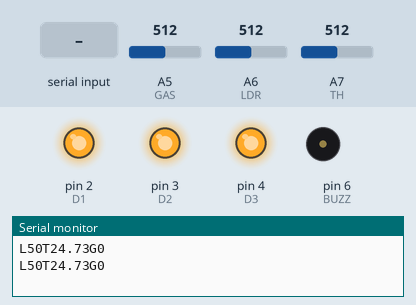
Bench run of a sketch on a simulated Arduino Nano, built with avr-gcc and run on an emulated ATmega328P. Shown: output pins drawn as LEDs (lit = HIGH), buzzer (waves = sounding, pin HIGH), the last lines printed to the serial monitor. Inputs (shaded band) come from the test bench; at power-on: A5 (GAS) = 512, A6 (LDR) = 512, A7 (TH) = 512. Pins used as bus, display or sensor lines are not drawn.

Above: at 1.2 s.
1.3 s: A5 (GAS) set to 925
4.2 s: A5 (GAS) set to 952
At 7.2 s:
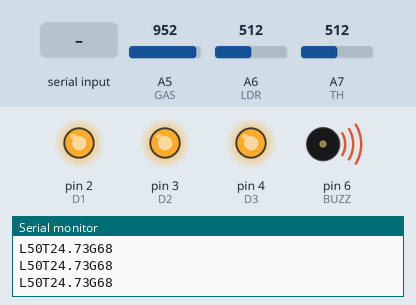
7.5 s: "1" received over Serial
At 9.1 s:
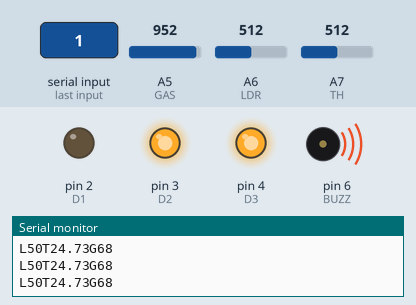
9.5 s: "2" received over Serial
At 10.7 s:
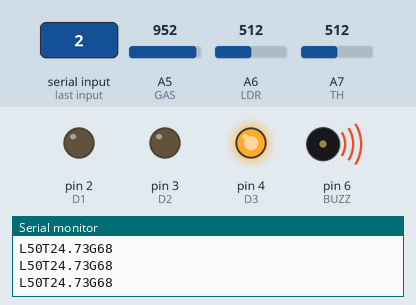
11.5 s: "3" received over Serial
At 12.3 s:
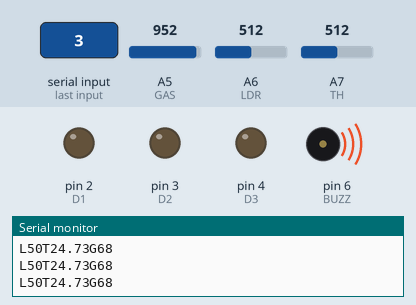
13.5 s: A5 (GAS) set to 900
At 15.9 s:
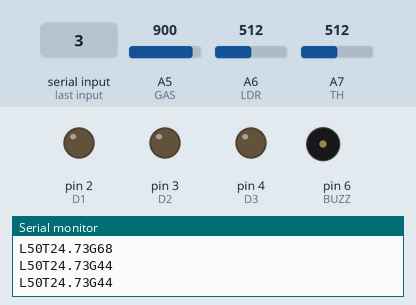
Timing chart, 0 to 17.4 s (numbered marks = the images above; inputs shaded):
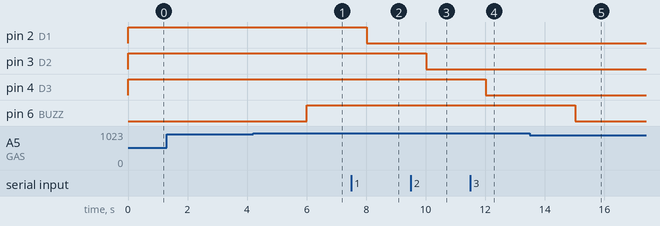

The sketch:

Nano_33_Home_Automation.ino
```cpp
#define D1 2
#define D2 3
#define D3 4
#define D4 5

#define BUZZ 6
#define LDR A6
#define TH A7
#define GAS A5

int Vo;
float R1 = 10000;
float logR2, R2, T;
float c1 = 1.009249522e-03, c2 = 2.378405444e-04, c3 = 2.019202697e-07;

int td1=1,td2=1,td3=1,td4=1;
int flag=0;


void setup() {
  pinMode(D1,OUTPUT);
  pinMode(D2,OUTPUT);
  pinMode(D3,OUTPUT);
  pinMode(D4,OUTPUT);

  pinMode(BUZZ,OUTPUT);
  pinMode(LDR,INPUT);
  pinMode(TH,INPUT);
  pinMode(GAS,INPUT);
  Serial.begin(9600);
  digitalWrite(BUZZ, LOW);
  digitalWrite(D1, td1);
  digitalWrite(D2, td2);
  digitalWrite(D3, td3);
  digitalWrite(D4, td4);

}


void loop() {
  int ldr=analogRead(LDR);
  ldr=map(ldr,0,1023,0,100);
  Vo = analogRead(TH);
  R2 = R1 * (1023.0 / (float)Vo - 1.0);
  logR2 = log(R2);
  T = (1.0 / (c1 + c2*logR2 + c3*logR2*logR2*logR2));
  T = T - 273.15;
  int gas=analogRead(GAS);
  gas=map(gas,800,1023,0,100);
  if(gas<0){gas=0;}
   if (Serial.available()) {
     char Val = (char)Serial.read();

     if (Val>=49 && Val<=53)
     {
       if (flag!=Val){
           flag=Val;
       if (Val==49)
         {td1=!td1;}
        if (Val==50)
         {td2=!td2;}
        if (Val==51)
         {td3=!td3;}
        if (Val==52)
        {td4=!td4;}
        if (Val==53)
        {td1=1;td2=1;td3=1;td4=1;}

        digitalWrite(D1, td1);
        digitalWrite(D2, td2);
        digitalWrite(D3, td3);
        digitalWrite(D4, td4);
       }
     }
   }

  Serial.print("L");
  Serial.print(ldr);
  Serial.print("T");
  Serial.print(T);
  Serial.print("G");
  Serial.print(gas);
  Serial.println();
  delay(1000);
  Serial.flush();


  if(gas>60)
    {digitalWrite(BUZZ, HIGH); }
  else{digitalWrite(BUZZ,LOW); }


}
```

Measured:
- the behaviour switches between 936 and 937 on A5 (GAS) (found by bisection; images 0 and 1)
- after the input at 4.2 s, pin 6 (BUZZ): LOW → HIGH after 1.8 s
- after the input at 7.5 s, pin 2 (D1): HIGH → LOW after 0.51 s
- after the input at 9.5 s, pin 3 (D2): HIGH → LOW after 0.51 s
- after the input at 11.5 s, pin 4 (D3): HIGH → LOW after 0.52 s
- after the input at 13.5 s, pin 6 (BUZZ): HIGH → LOW after 1.5 s
